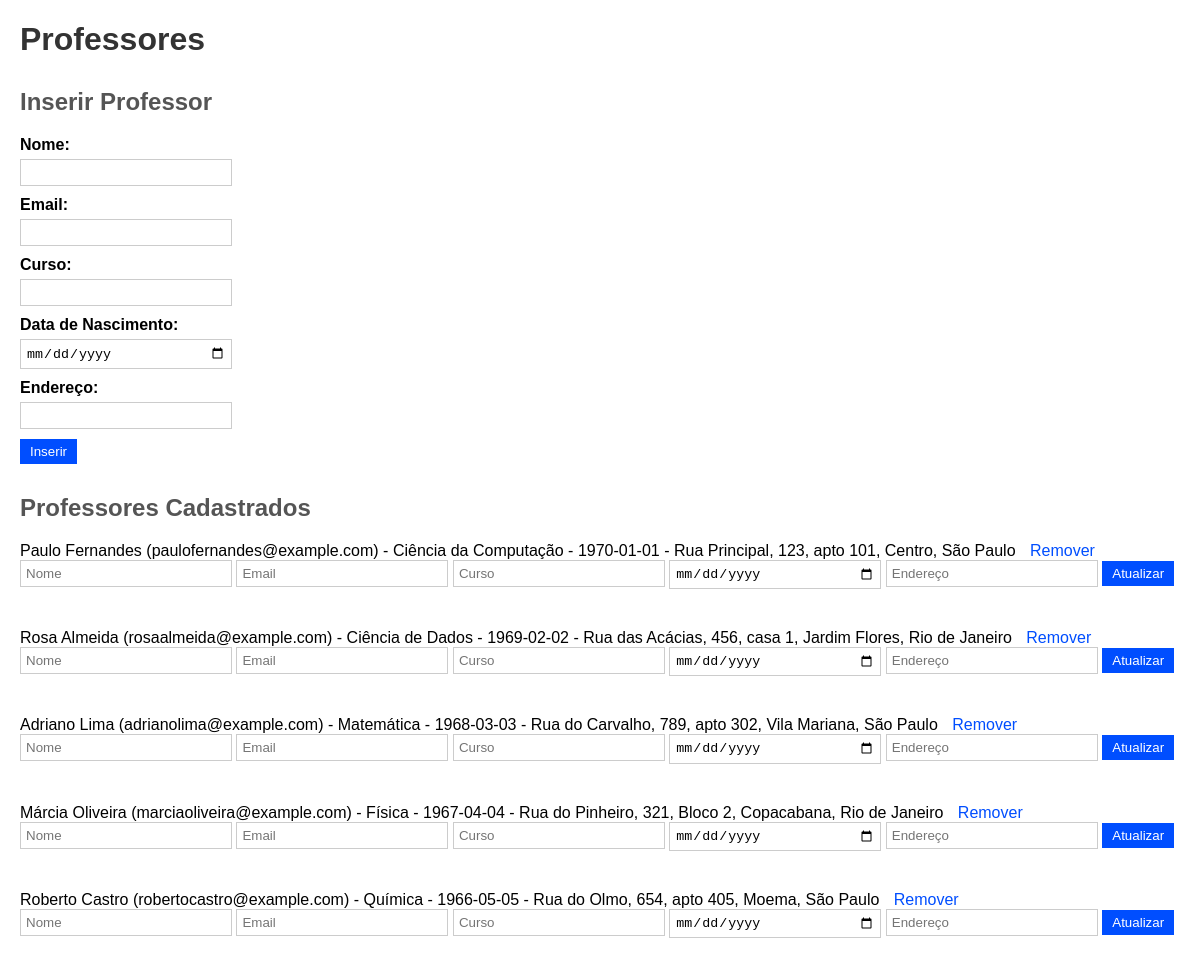
The page /professores on the database its author committed.
### tables this page shows
CREATE TABLE professor (
                    id INTEGER PRIMARY KEY,
                    nome TEXT,
                    email TEXT,
                    curso TEXT,
                    data_nascimento TEXT,
                    endereco TEXT
                );

### app.py (the view)
@app.route('/professores')
def listar_professores():
    conn = sqlite3.connect('sistema_de_matriculas.db')
    cursor = conn.cursor()
    cursor.execute("SELECT * FROM professor")
    professores = cursor.fetchall()
    conn.close()
    return render_template('professores.html', professores=professores)

### templates/professores.html (shortened to what this page needs)
<!DOCTYPE html>
<html>
<head>
    <link rel="stylesheet" type="text/css" href="{{ url_for('static', filename='styles.css') }}">
</head>
<body>
    <h1>Professores</h1>
    <h2>Inserir Professor</h2>
    <form action="/inserir_professor" method="post">
        <label>Nome:</label>
        <input type="text" name="nome" required><br>
        <label>Email:</label>
        <input type="email" name="email" required><br>
        <label>Curso:</label>
        <input type="text" name="curso" required><br>
        <label>Data de Nascimento:</label>
        <input type="date" name="data_nascimento" required><br>
        <label>Endereço:</label>
        <input type="text" name="endereco" required><br>
        <input type="submit" value="Inserir">
    </form>
    <h2>Professores Cadastrados</h2>
    <ul>
    {% for professor in professores %}
        <li>
            {{ professor[1] }} ({{ professor[2] }}) - {{ professor[3] }} - {{ professor[4] }} - {{ professor[5] }}
            <a href="/remover_professor/{{ professor[0] }}">Remover</a><br>
            <form action="/atualizar_professor/{{ professor[0] }}" method="post" style="display: inline-block;">
                <input type="text" name="nome" placeholder="Nome" required>
                <input type="email" name="email" placeholder="Email" required>
                <input type="text" name="curso" placeholder="Curso" required>
                <input type="date" name="data_nascimento" placeholder="Data de Nascimento" required>
                <input type="text" name="endereco" placeholder="Endereço" required>
                <input type="submit" value="Atualizar">
            </form>
        </li>
    {% endfor %}
    </ul>
</body>
</html>

### static/styles.css (style rules this page uses)
body { font-family: Arial, sans-serif; margin: 20px; padding: 0; }
h1 { color: #333; }
h2 { color: #555; margin-top: 30px; }
form { margin-bottom: 20px; }
label { display: block; margin-bottom: 5px; font-weight: bold; }
input[type="text"], input[type="email"], input[type="date"] { width: 200px; padding: 5px; margin-bottom: 10px; border: 1px solid #ccc; }
input[type="submit"] { padding: 5px 10px; background-color: #004eff; color: #fff; border: none; cursor: pointer; }
ul { list-style-type: none; margin: 0; padding: 0; }
li { margin-bottom: 10px; }
a { color: #004eff; text-decoration: none; margin-left: 10px; }

### rows shown on the page
professor: nome "Paulo Fernandes", email "paulofernandes@example.com", curso "Ciência da Computação", data_nascimento "1970-01-01", endereco "Rua Principal, 123, apto 101, Centro, São Paulo"
professor: nome "Rosa Almeida", email "rosaalmeida@example.com", curso "Ciência de Dados", data_nascimento "1969-02-02", endereco "Rua das Acácias, 456, casa 1, Jardim Flores, Rio de Janeiro"
professor: nome "Adriano Lima", email "adrianolima@example.com", curso "Matemática", data_nascimento "1968-03-03", endereco "Rua do Carvalho, 789, apto 302, Vila Mariana, São Paulo"
professor: nome "Márcia Oliveira", email "marciaoliveira@example.com", curso "Física", data_nascimento "1967-04-04", endereco "Rua do Pinheiro, 321, Bloco 2, Copacabana, Rio de Janeiro"
professor: nome "Roberto Castro", email "robertocastro@example.com", curso "Química", data_nascimento "1966-05-05", endereco "Rua do Olmo, 654, apto 405, Moema, São Paulo"
